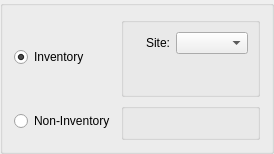
      <widget class="QGroupBox" name="_typeGroup">
       <property name="title">
        <string/>
       </property>
       <layout class="QGridLayout" name="gridLayout_5">
        <item row="0" column="0">
         <widget class="QRadioButton" name="_inventoryItem">
          <property name="text">
           <string>Inventory</string>
          </property>
          <property name="checked">
           <bool>true</bool>
          </property>
         </widget>
        </item>
        <item row="0" column="1">
         <widget class="QGroupBox" name="groupBox_2">
          <property name="title">
           <string/>
          </property>
          <layout class="QGridLayout" name="gridLayout">
           <item row="0" column="0">
            <layout class="QHBoxLayout">
             <item>
              <widget class="ItemCluster" name="_item">
               <property name="focusPolicy">
                <enum>Qt::StrongFocus</enum>
               </property>
              </widget>
             </item>
             <item>
              <layout class="QVBoxLayout">
               <item>
                <layout class="QHBoxLayout">
                 <item>
                  <widget class="QLabel" name="_warehouseLit">
                   <property name="text">
                    <string>  Site:</string>
                   </property>
                   <property name="alignment">
                    <set>Qt::AlignRight|Qt::AlignTrailing|Qt::AlignVCenter</set>
                   </property>
                  </widget>
                 </item>
                 <item>
                  <widget class="WComboBox" name="_warehouse">
                   <property name="type">
                    <enum>WComboBox::POSupply</enum>
                   </property>
                  </widget>
                 </item>
                </layout>
               </item>
               <item>
                <spacer>
                 <property name="orientation">
                  <enum>Qt::Vertical</enum>
                 </property>
                 <property name="sizeHint" stdset="0">
                  <size>
                   <width>20</width>
                   <height>31</height>
                  </size>
                 </property>
                </spacer>
               </item>
              </layout>
             </item>
            </layout>
           </item>
           <item row="0" column="1">
            <spacer name="horizontalSpacer">
             <property name="orientation">
              <enum>Qt::Horizontal</enum>
             </property>
             <property name="sizeHint" stdset="0">
              <size>
               <width>0</width>
               <height>20</height>
              </size>
             </property>
            </spacer>
           </item>
          </layout>
         </widget>
        </item>
        <item row="1" column="0">
         <widget class="QRadioButton" name="_nonInventoryItem">
          <property name="text">
           <string>Non-Inventory</string>
          </property>
         </widget>
        </item>
        <item row="1" column="1">
         <widget class="QGroupBox" name="_nonivnGroup">
          <property name="title">
           <string/>
          </property>
          <layout class="QGridLayout" name="gridLayout_4">
           <item row="0" column="0">
            <layout class="QHBoxLayout">
             <property name="spacing">
              <number>0</number>
             </property>
             <item>
              <widget class="ExpenseCluster" name="_expcat">
               <property name="enabled">
                <bool>false</bool>
               </property>
               <property name="focusPolicy">
                <enum>Qt::StrongFocus</enum>
               </property>
               <property name="readonly" stdset="0">
                <bool>true</bool>
               </property>
              </widget>
             </item>
             <item>
              <spacer>
               <property name="orientation">
                <enum>Qt::Horizontal</enum>
               </property>
               <property name="sizeType">
                <enum>QSizePolicy::Expanding</enum>
               </property>
               <property name="sizeHint" stdset="0">
                <size>
                 <width>0</width>
                 <height>10</height>
                </size>
               </property>
              </spacer>
             </item>
            </layout>
           </item>
          </layout>
         </widget>
        </item>
       </layout>
      </widget>
